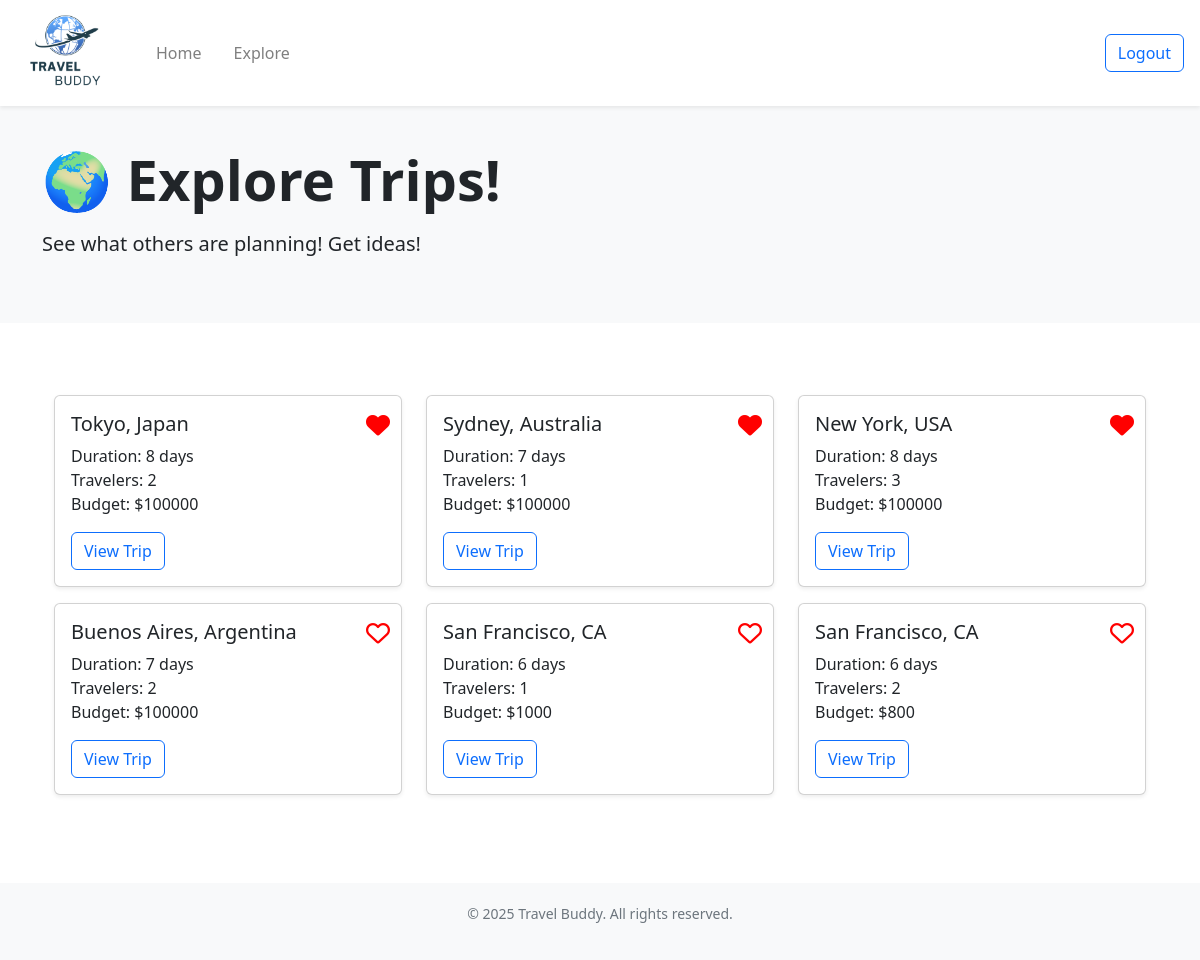
Page /explore/ (signed in) on the committed database.
### website/models.py (models this page shows)
class Trip(db.Model):
    __tablename__ = 'trip'
    id = db.Column(db.Integer, primary_key=True)
    destination = db.Column(db.String(200), nullable=False)
    start_date = db.Column(db.Date, nullable=False)
    end_date = db.Column(db.Date, nullable=False)
    travelers = db.Column(db.Integer)
    budget = db.Column(db.Integer)
    public = db.Column(db.Boolean, default=False)  # for sharing on explore page (False = private, True = public)
    starred = db.Column(db.Boolean, default=False)
    user_id = db.Column(db.Integer, db.ForeignKey('user.id'))           # each trip belongs to a user
    flights = db.relationship('Flight', backref='trip', cascade="all, delete-orphan")
    hotels = db.relationship('Hotel', backref='trip', cascade="all, delete-orphan")
    activities = db.relationship('Activity', backref='trip', cascade="all, delete-orphan")
    bookings = db.relationship('Booking', backref='trip', cascade="all, delete-orphan")

### website/views.py (the view)
@views.route('/explore/')
def explore():
    public_trips = Trip.query.filter(Trip.public==True, Trip.user_id != current_user.id).all()
    favorites = {fav.trip_id for fav in Favorites.query.filter_by(user_id=current_user.id).all()}
    for trip in public_trips:
        trip.liked = trip.id in favorites
    return render_template("explore.html", user=current_user, trips=public_trips, favorites=favorites)

### website/__init__.py (called while the page is built)
def create_app():
    app = Flask(__name__)
    app.config['SECRET_KEY'] = 'asdfa asdfa'
    app.config['SQLALCHEMY_DATABASE_URI'] = f'sqlite:///{DB_NAME}'
    app.config['DATABASE'] = os.path.join(app.instance_path, DB_NAME)
    db.init_app(app)
    from .views import views
    from .auth import auth
    app.register_blueprint(views, url_prefix='/')
    app.register_blueprint(auth, url_prefix='/')
    from .models import User
    with app.app_context():
        if not path.exists(DB_NAME):
            db.create_all()
            print("Database created successfully")
    login_manager = LoginManager()
    login_manager.login_view = 'auth.login'
    login_manager.init_app(app)
    @login_manager.user_loader
    def load_user(id):
        return User.query.get(int(id))
    return app

### website/templates/explore.html (shortened to what this page needs)
<!DOCTYPE html>
<html>
  <head>
    <link rel="stylesheet" href="https://stackpath.bootstrapcdn.com/bootstrap/4.4.1/css/bootstrap.min.css" />
    <link href="https://cdn.jsdelivr.net/npm/bootstrap-icons/font/bootstrap-icons.css" rel="stylesheet" />
    <link rel="stylesheet" href="https://stackpath.bootstrapcdn.com/font-awesome/4.7.0/css/font-awesome.min.css" />
    <link href="https://cdn.jsdelivr.net/npm/bootstrap@5.3.3/dist/css/bootstrap.min.css" rel="stylesheet" />
    <link href="https://cdnjs.cloudflare.com/ajax/libs/font-awesome/6.4.0/css/all.min.css" rel="stylesheet" />
  </head>
  <body class="min-vh-100 d-flex flex-column">
    <nav class="navbar navbar-expand-lg navbar-light bg-white shadow-sm">
      <a class="navbar-brand ms-3" href="/home">
        <img src="{{ url_for('static', filename='images/logo.png') }}" class="d-inline-block align-top logo-nav" />
      </a>
      <div class="collapse navbar-collapse" id="navbar">
        <ul class="navbar-nav">
          <li class="nav-item">
            <a class="nav-link ms-3" href="/home">Home</a>
          </li>
          <li class="nav-item">
            <a class="nav-link ms-3" href="/explore">Explore</a>
          </li>
        </ul>
        <br />
        <ul class="navbar-nav ms-auto">
          <li class="nav-item">
            <a class="btn btn-outline-primary ms-3 me-3" id="logout" href="/" role="button">Logout</a>
          </li>
        </ul>
      </div>
    </nav>
    <section class="hero">
      <div class="container">
        <h1 class="display-4 font-weight-bold">🌍 Explore Trips!</h1>
        <p class="lead mt-3 mb-4">See what others are planning! Get ideas!</p>
      </div>
    </section>
    <section class="container my-5">
      {% block content %}
      <div class="container my-4">
        {% if trips %}
        <div class="row">
          {% for trip in trips %}
          <div class="col-md-4 mb-3">
            <div class="card shadow-sm">
              <button class="like-btn btn btn-link p-0 position-absolute" data-trip-id="{{ trip.id }}" style="top: 10px; right: 10px; z-index: 10; font-size: 1.5rem; color: red">
                <i class="{% if trip.liked %}fas{% else %}far{% endif %} fa-heart"></i>
              </button>
              <div class="card-body">
                <h5 class="card-title">{{ trip.destination }}</h5>
                <p class="card-text">
                  Duration: {{ (trip.end_date - trip.start_date).days + 1 }} day{{ 's' if (trip.end_date - trip.start_date).days + 1 != 1 else '' }}<br />
                  Travelers: {{ trip.travelers }}<br />
                  Budget: ${{ trip.budget }}
                </p>
                <a href="{{ url_for('views.explore_plan', trip_id=trip.id) }}" class="btn btn-outline-primary">View Trip</a>
              </div>
            </div>
          </div>
          {% endfor %}
        </div>
        {% else %}
        <p>No public trips found.</p>
        {% endif %}
      </div>
      {% endblock %}
    </section>
    <footer class="footer mt-auto">
      <div class="container">
        <p>© 2025 Travel Buddy. All rights reserved.</p>
      </div>
    </footer>
  </body>
</html>

### website/templates/explore.html (style rules this page uses)
.hero { background: #f8f9fa; padding: 40px 0; text-align: left; }
.footer { background: #f8f9fa; padding: 20px 0; text-align: center; font-size: 14px; color: #6c757d; }
.logo-nav { width: 100px; height: 80px; object-fit: contain; }

### rows in the picture
Trip: destination "Tokyo, Japan", (trip.end_date-trip.start_date).days+1 "8", end_date+start_date "s", travelers "2", budget "100000"
Trip: destination "Sydney, Australia", (trip.end_date-trip.start_date).days+1 "7", end_date+start_date "s", travelers "1", budget "100000"
Trip: destination "New York, USA", (trip.end_date-trip.start_date).days+1 "8", end_date+start_date "s", travelers "3", budget "100000"
Trip: destination "Buenos Aires, Argentina", (trip.end_date-trip.start_date).days+1 "7", end_date+start_date "s", travelers "2", budget "100000"
Trip: destination "San Francisco, CA", (trip.end_date-trip.start_date).days+1 "6", end_date+start_date "s", travelers "1", budget "1000"
Trip: destination "San Francisco, CA", (trip.end_date-trip.start_date).days+1 "6", end_date+start_date "s", travelers "2", budget "800"
